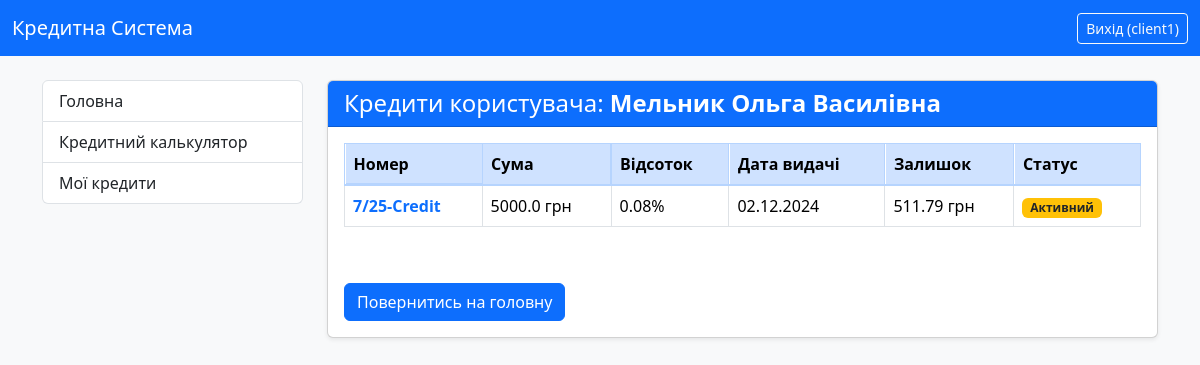
/my-credits/ (signed in), run on an earlier commit of the app's database.
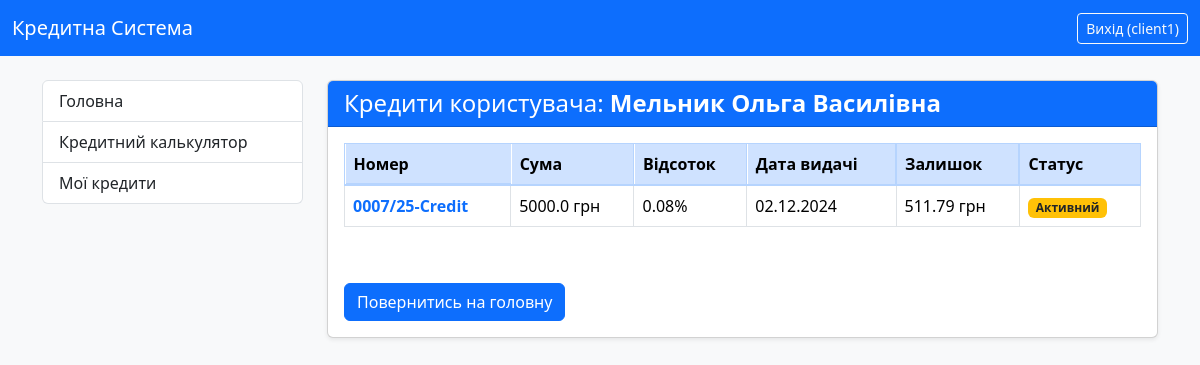
And on a later commit of the database.
### credit_system/models.py (models this page shows, shortened)
class Credit(models.Model):
    user = models.ForeignKey(CustomUser, on_delete=models.CASCADE, related_name='credits', verbose_name="Користувач")
    number = models.CharField(max_length=100, verbose_name="Номер кредиту", blank=True)
    number1 = models.IntegerField(verbose_name="Порядковий номер", null=True, blank=True)
    number2 = models.IntegerField(verbose_name="Рік видачі", null=True, blank=True)
    number3 = models.CharField(max_length=20, verbose_name="Постфікс/Підрозділ", blank=True)
    summa_credit = models.FloatField(verbose_name="Сума кредиту")
    percent = models.FloatField(verbose_name="Добова відсоткова ставка (%)")
    start_date = models.DateField(verbose_name="Дата видачі")
    srok_months = models.IntegerField(verbose_name="Термін кредиту (місяці)")
    day_of_pay = models.IntegerField(default=15, verbose_name="Плановий день оплати")
    purpose = models.CharField(max_length=255, verbose_name="Ціль кредиту", blank=True)
    note = models.TextField(verbose_name="Примітка", blank=True)
    ostatok = models.FloatField(verbose_name="Залишок кредиту")
    closed = models.BooleanField(default=False, verbose_name="Кредит закрит")
    last_pay_date = models.DateField(null=True, blank=True, verbose_name="Дата останнього платежу")
    dolg_percent = models.FloatField(default=0, verbose_name="Борг по оплаті %")
    plan_pay = models.FloatField(verbose_name="Плановий платіж", blank=True)
    class Meta:
        verbose_name = "Кредит"
        verbose_name_plural = "Кредити"
        unique_together = ('number1', 'number2')

### credit_system/views.py (the view)
# urls.py: path('my-credits/', UserCreditsView.as_view(), name='user_credits_list'),
class UserCreditsView(LoginRequiredMixin, ListView):
    model = Credit
    template_name = 'credit_system/my_credits.html'
    context_object_name = 'credits'
    def get_queryset(self):
        if self.request.user.is_authenticated:
            return Credit.objects.filter(user=self.request.user).order_by('closed', '-start_date')
        return Credit.objects.none()

### credit_system/models.py (called while the page is built)
    @property
    def is_manager(self):
        return self.role == 'manager' or self.is_superuser

    @property
    def is_client(self):
        return self.role == 'client'

### credit_system/templates/credit_system/my_credits.html (shortened to what this page needs)
{% extends "credit_system/base.html" %}
{% block content %}
    <div class="card shadow-sm">
        <div class="card-header bg-primary text-white">
            <h4 class="mb-0">
                <span>Кредити користувача: <strong>{{ request.user.last_name }} {{ request.user.first_name }} {{ request.user.middle_name }}</strong></span>
            </h4>
        </div>
        <div class="card-body">
            {% if credits %}
                <div class="table-responsive" style="max-height: 500px; overflow-y: scroll;">
                    <table class="table table-bordered table-hover">
                        <thead class="table-primary">
                            <tr>
                                <th>Номер</th>
                                <th>Сума</th>
                                <th>Відсоток</th>
                                <th>Дата видачі</th>
                                <th>Залишок</th>
                                <th>Статус</th>
                            </tr>
                        </thead>
                        <tbody>
                            {% for credit in credits %}
                                <tr>
                                    <td>
                                        <a href="{% url 'credit_detail' credit.pk %}" class="text-decoration-none fw-bold text-primary">
                                                {{ credit.number }}
                                        </a>
                                    </td>
                                    <td>{{ credit.summa_credit }} грн</td>
                                    <td>{{ credit.percent }}%</td>
                                    <td>{{ credit.start_date|date:"d.m.Y" }}</td>
                                    <td>{{ credit.ostatok }} грн</td>
                                    <td>
                                    {% if credit.closed %}
                                        <span class="badge bg-success">Закритий</span>
                                    {% else %}
                                        <span class="badge bg-warning text-dark">Активний</span>
                                    {% endif %}
                                    </td>
                                </tr>
                            {% endfor %}
                        </tbody>
                    </table>
            {% else %}
                <p>Кредитів не знайдено.</p>
            {% endif %}
            </div>
            <br><a href="{% url 'index' %}" class="btn btn-primary mt-3">Повернитись на головну</a><br>
        </div>
    </div>
{% endblock %}

What changed in the data, as far as the page shows it:
changed Credit: number "7/25-Credit" → "0007/25-Credit"
